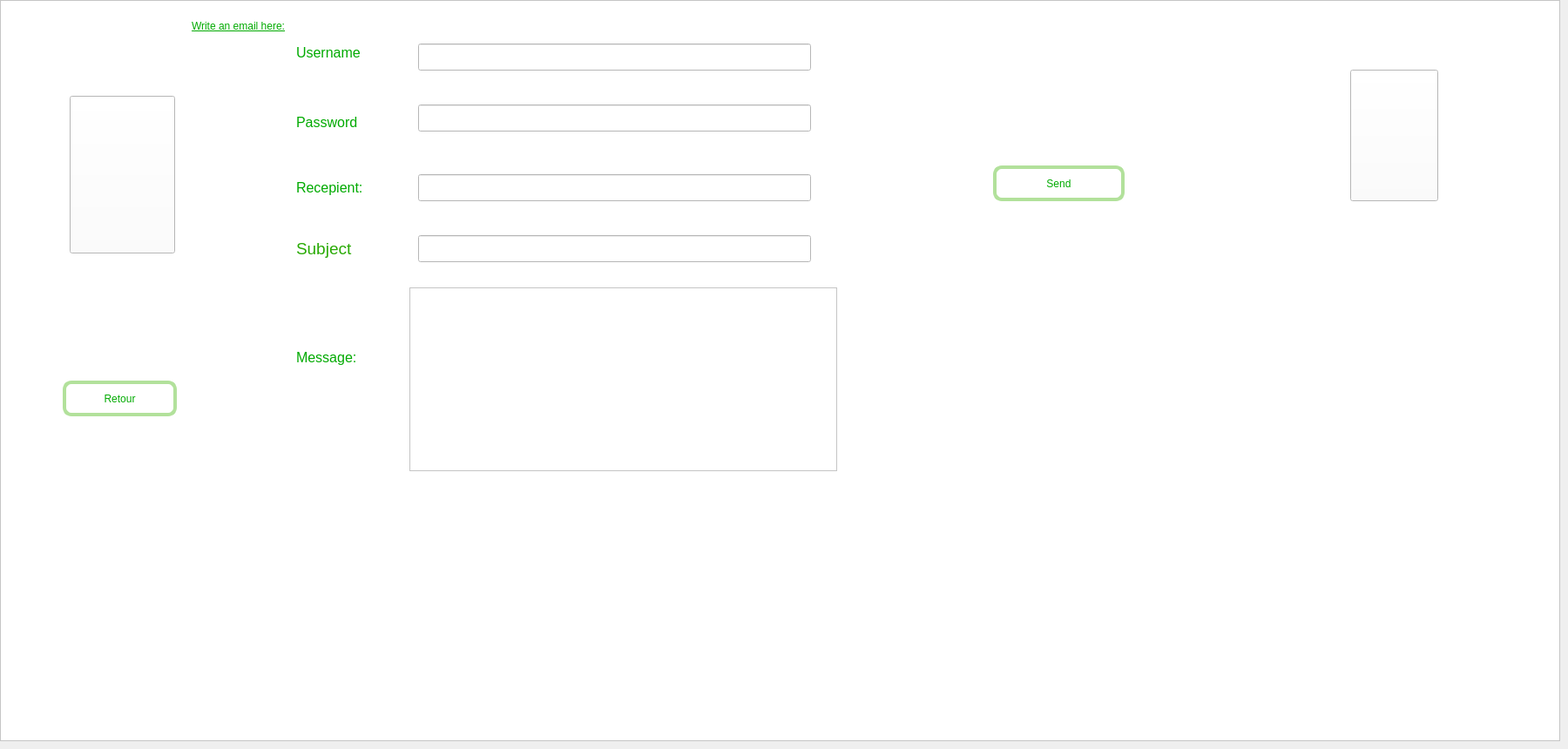
    <widget class="QWidget" name="page_5">
     <widget class="QFrame" name="frame_11">
      <property name="geometry">
       <rect>
        <x>0</x>
        <y>0</y>
        <width>1791</width>
        <height>851</height>
       </rect>
      </property>
      <property name="styleSheet">
       <string notr="true">background-color: rgb(255, 255, 255);</string>
      </property>
      <property name="frameShape">
       <enum>QFrame::StyledPanel</enum>
      </property>
      <property name="frameShadow">
       <enum>QFrame::Raised</enum>
      </property>
      <widget class="QLineEdit" name="username">
       <property name="geometry">
        <rect>
         <x>480</x>
         <y>50</y>
         <width>451</width>
         <height>31</height>
        </rect>
       </property>
       <property name="styleSheet">
        <string notr="true">background-color: rgb(255, 255, 255);
color: rgb(0, 170, 0);</string>
       </property>
      </widget>
      <widget class="QLabel" name="label_56">
       <property name="geometry">
        <rect>
         <x>340</x>
         <y>50</y>
         <width>121</width>
         <height>21</height>
        </rect>
       </property>
       <property name="styleSheet">
        <string notr="true">font: 12pt &quot;Centaur&quot;;
color: rgb(0, 170, 0);</string>
       </property>
       <property name="text">
        <string>&lt;html&gt;&lt;head/&gt;&lt;body&gt;&lt;p&gt;&lt;span style=&quot; font-size:12pt;&quot;&gt;Username&lt;/span&gt;&lt;/p&gt;&lt;/body&gt;&lt;/html&gt;</string>
       </property>
      </widget>
      <widget class="QLabel" name="label_57">
       <property name="geometry">
        <rect>
         <x>220</x>
         <y>10</y>
         <width>241</width>
         <height>41</height>
        </rect>
       </property>
       <property name="styleSheet">
        <string notr="true">font: 12pt &quot;Centaur&quot;;
color: rgb(0, 170, 0);</string>
       </property>
       <property name="text">
        <string>&lt;html&gt;&lt;head/&gt;&lt;body&gt;&lt;p&gt;&lt;span style=&quot; text-decoration: underline;&quot;&gt;Write an email here:&lt;/span&gt;&lt;/p&gt;&lt;/body&gt;&lt;/html&gt;</string>
       </property>
      </widget>
      <widget class="QLineEdit" name="password">
       <property name="geometry">
        <rect>
         <x>480</x>
         <y>120</y>
         <width>451</width>
         <height>31</height>
        </rect>
       </property>
       <property name="styleSheet">
        <string notr="true">background-color: rgb(255, 255, 255);</string>
       </property>
      </widget>
      <widget class="QLabel" name="label_58">
       <property name="geometry">
        <rect>
         <x>340</x>
         <y>130</y>
         <width>111</width>
         <height>21</height>
        </rect>
       </property>
       <property name="styleSheet">
        <string notr="true">font: 12pt &quot;Centaur&quot;;
color: rgb(0, 170, 0);</string>
       </property>
       <property name="text">
        <string>&lt;html&gt;&lt;head/&gt;&lt;body&gt;&lt;p&gt;&lt;span style=&quot; font-size:12pt;&quot;&gt;Password&lt;/span&gt;&lt;/p&gt;&lt;/body&gt;&lt;/html&gt;</string>
       </property>
      </widget>
      <widget class="QLineEdit" name="rcpt">
       <property name="geometry">
        <rect>
         <x>480</x>
         <y>200</y>
         <width>451</width>
         <height>31</height>
        </rect>
       </property>
       <property name="styleSheet">
        <string notr="true">background-color: rgb(255, 255, 255);</string>
       </property>
      </widget>
      <widget class="QLabel" name="label_59">
       <property name="geometry">
        <rect>
         <x>340</x>
         <y>200</y>
         <width>111</width>
         <height>31</height>
        </rect>
       </property>
       <property name="styleSheet">
        <string notr="true">font: 12pt &quot;Centaur&quot;;
color: rgb(0, 170, 0);</string>
       </property>
       <property name="text">
        <string>&lt;html&gt;&lt;head/&gt;&lt;body&gt;&lt;p&gt;&lt;span style=&quot; font-size:12pt;&quot;&gt;Recepient:&lt;/span&gt;&lt;/p&gt;&lt;/body&gt;&lt;/html&gt;</string>
       </property>
      </widget>
      <widget class="QLineEdit" name="subject">
       <property name="geometry">
        <rect>
         <x>480</x>
         <y>270</y>
         <width>451</width>
         <height>31</height>
        </rect>
       </property>
       <property name="styleSheet">
        <string notr="true">background-color: rgb(255, 255, 255);</string>
       </property>
      </widget>
      <widget class="QLabel" name="label_60">
       <property name="geometry">
        <rect>
         <x>340</x>
         <y>260</y>
         <width>101</width>
         <height>51</height>
        </rect>
       </property>
       <property name="styleSheet">
        <string notr="true">font: 12pt &quot;Centaur&quot;;
color: rgb(41, 170, 5);</string>
       </property>
       <property name="text">
        <string>&lt;html&gt;&lt;head/&gt;&lt;body&gt;&lt;p&gt;&lt;span style=&quot; font-size:14pt;&quot;&gt;Subject&lt;/span&gt;&lt;/p&gt;&lt;/body&gt;&lt;/html&gt;</string>
       </property>
      </widget>
      <widget class="QTextEdit" name="msg">
       <property name="geometry">
        <rect>
         <x>470</x>
         <y>330</y>
         <width>491</width>
         <height>211</height>
        </rect>
       </property>
       <property name="styleSheet">
        <string notr="true">background-color: rgb(255, 255, 255);
border-color: rgb(0, 170, 0);</string>
       </property>
      </widget>
      <widget class="QPushButton" name="pb_send">
       <property name="geometry">
        <rect>
         <x>1140</x>
         <y>190</y>
         <width>151</width>
         <height>41</height>
        </rect>
       </property>
       <property name="styleSheet">
        <string notr="true">font: 12pt &quot;Centaur&quot;;
color: rgb(0, 170, 0);
border-radius: 10px;
border: 4px solid rgb(178, 225, 155);
</string>
       </property>
       <property name="text">
        <string>Send</string>
       </property>
       <property name="icon">
        <iconset resource="images.qrc">
         <normaloff>:/send_4173285.png</normaloff>:/send_4173285.png</iconset>
       </property>
      </widget>
      <widget class="QLabel" name="label_61">
       <property name="geometry">
        <rect>
         <x>340</x>
         <y>390</y>
         <width>111</width>
         <height>41</height>
        </rect>
       </property>
       <property name="styleSheet">
        <string notr="true">font: 12pt &quot;Centaur&quot;;
color: rgb(0, 170, 0);</string>
       </property>
       <property name="text">
        <string>&lt;html&gt;&lt;head/&gt;&lt;body&gt;&lt;p&gt;&lt;span style=&quot; font-size:12pt;&quot;&gt;Message:&lt;/span&gt;&lt;/p&gt;&lt;/body&gt;&lt;/html&gt;</string>
       </property>
      </widget>
      <widget class="QPushButton" name="pb_retourclient">
       <property name="geometry">
        <rect>
         <x>72</x>
         <y>437</y>
         <width>131</width>
         <height>41</height>
        </rect>
       </property>
       <property name="styleSheet">
        <string notr="true">font: 12pt &quot;Centaur&quot;;
color: rgb(0, 170, 0);
border-radius: 10px;
border: 4px solid rgb(178, 225, 155);</string>
       </property>
       <property name="text">
        <string>Retour</string>
       </property>
      </widget>
      <widget class="QPushButton" name="pushButton_3">
       <property name="geometry">
        <rect>
         <x>80</x>
         <y>110</y>
         <width>121</width>
         <height>181</height>
        </rect>
       </property>
       <property name="styleSheet">
        <string notr="true">image: url(:/logo ....png);
border-image: url(:/logo ....png);</string>
       </property>
       <property name="text">
        <string/>
       </property>
       <property name="iconSize">
        <size>
         <width>20</width>
         <height>20</height>
        </size>
       </property>
      </widget>
      <widget class="QPushButton" name="pushButton_8">
       <property name="geometry">
        <rect>
         <x>1550</x>
         <y>80</y>
         <width>101</width>
         <height>151</height>
        </rect>
       </property>
       <property name="styleSheet">
        <string notr="true">image: url(:/logo ....png);
border-image: url(:/logo ....png);</string>
       </property>
       <property name="text">
        <string/>
       </property>
      </widget>
     </widget>
    </widget>
